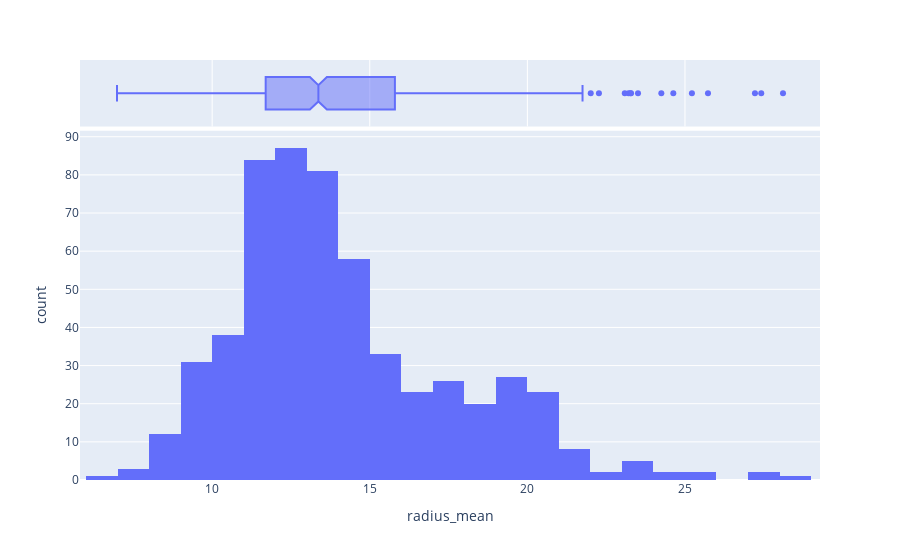

Write notebook code for a chart like this one.
### Markdown cell above
The radius mean has a couple of outliers especially in the higher side.Lets have a look at the distribution

### Code cell
fig=px.histogram(data,x='radius_mean',marginal="box")
fig.show()

### Figure 1 — Plotly figure (JSON) as saved in the notebook; plotly's stock layout.template omitted (floating-point values rounded to 4 significant figures; data arrays with more than 128 entries replaced by an {"elided": "..."} marker saying what was removed)
{"data": [{"alignmentgroup": "True", "bingroup": "x", "hovertemplate": "radius_mean=%{x}<br>count=%{y}<extra></extra>", "legendgroup": "", "marker": {"color": "#636efa"}, "name": "", "offsetgroup": "", "orientation": "v", "showlegend": false, "type": "histogram", "x": {"elided": "569 float values"}, "xaxis": "x", "yaxis": "y"}, {"alignmentgroup": "True", "hovertemplate": "radius_mean=%{x}<extra></extra>", "legendgroup": "", "marker": {"color": "#636efa"}, "name": "", "notched": true, "offsetgroup": "", "showlegend": false, "type": "box", "x": {"elided": "569 float values"}, "xaxis": "x2", "yaxis": "y2"}], "layout": {"barmode": "relative", "legend": {"tracegroupgap": 0}, "margin": {"t": 60}, "xaxis": {"anchor": "y", "domain": [0, 1], "title": {"text": "radius_mean"}}, "xaxis2": {"anchor": "y2", "domain": [0, 1], "matches": "x", "showgrid": true, "showticklabels": false}, "yaxis": {"anchor": "x", "domain": [0, 0.8316], "title": {"text": "count"}}, "yaxis2": {"anchor": "x2", "domain": [0.8416, 1], "matches": "y2", "showgrid": false, "showline": false, "showticklabels": false, "ticks": ""}}}
